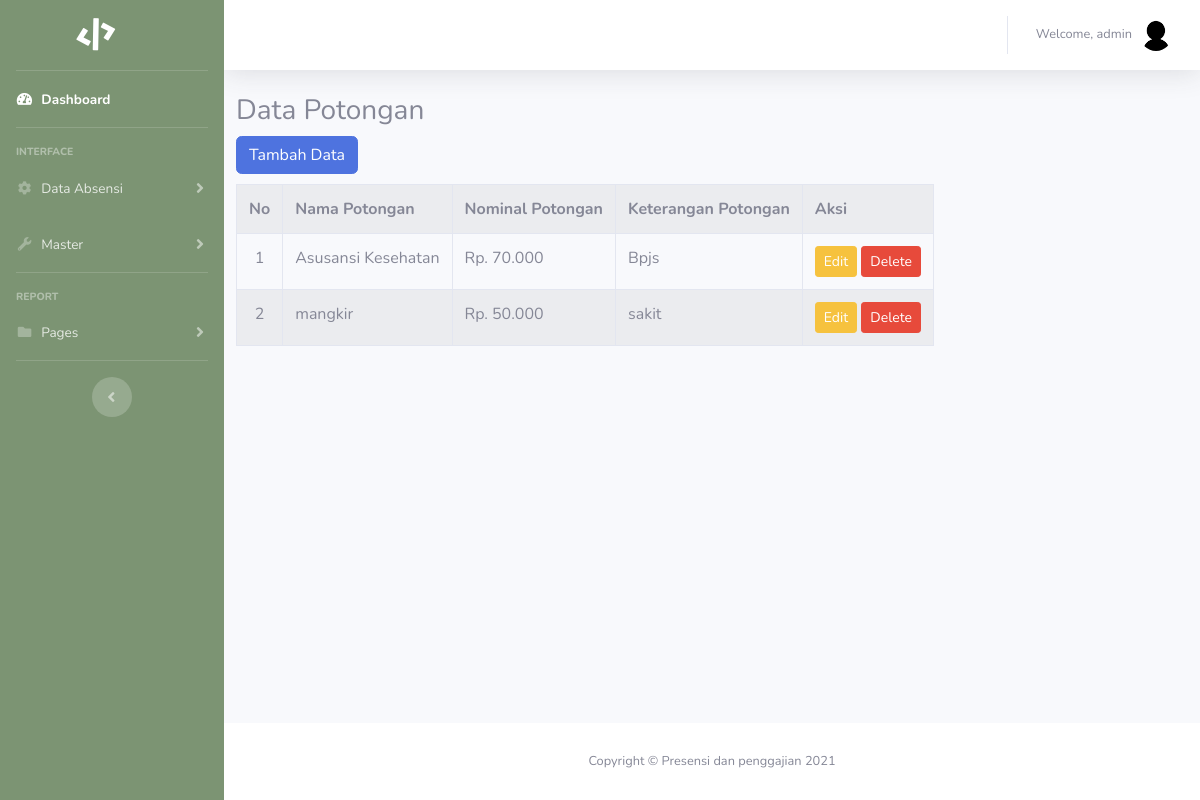
Screenshot of /data_potongan.php (signed in) with the database file from the repository.
### tables this page shows
CREATE TABLE `potongan` (
  `id_potongan` int(3) NOT NULL AUTO_INCREMENT,
  `nama_potongan` varchar(20) NOT NULL,
  `keterangan_potongan` varchar(50) NOT NULL,
  `nominal_potongan` int(20) NOT NULL,
  PRIMARY KEY (`id_potongan`)
);

### fungsi.php (called while the page is built, shortened)
<?php
function buatRp($angka){
	$rupiah = "Rp. " . number_format($angka,0,',','.');
	return $rupiah;
}
?>

### data_potongan.php (the view, shortened to what this page needs)
<?php include "header.php"; ?>
<?php include "sidebar.php"; ?>
<?php include "topbar.php"; ?>
<?php include "fungsi.php"; ?>
<div class="container">
<?php
$view = isset($_GET['view']) ? $_GET['view'] : null;
switch($view){
	default:
	?>
		<div class="row">
			<div class="panel panel-primary">
				<div class="panel-heading">
					<h3 class="panel-title">
						Data Potongan
					</h3>
				</div>
				<div class="panel-body">
					<a href="data_potongan.php?view=tambah" style="margin-bottom:10px" class="btn btn-primary">Tambah Data</a>
					<table class="table table-bordered table-striped">
					 	<tr>
					 		<th>No</th>
					 		<th>Nama Potongan</th>
					 		<th>Nominal Potongan</th>
					 		<th>Keterangan Potongan</th>
					 		<th>Aksi</th>
						</tr>
						<?php
						$sql = mysqli_query($konek, "SELECT * FROM potongan ORDER BY nama_potongan ASC");
						$no=1;
						while($d=mysqli_fetch_array($sql)){
							echo "<tr>
								<td width='40px' align='center'>$no</td>
								<td>$d[nama_potongan]</td>
								<td>".buatRp($d['nominal_potongan'])."</td>
								<td>$d[keterangan_potongan]</td><td>
			<a class='btn btn-warning btn-sm' href='data_potongan.php?view=edit&id=$d[id_potongan]'>Edit</a>
			<a class='btn btn-danger btn-sm' href='aksi_potongan.php?act=del&id=$d[id_potongan]'>Delete</a>
			</td>
			</tr>";
			$no++;
		  	}
			?>
			</table>
		</div>
	</div>
</div>
<?php
	break;
	?>
	<?php
}
?>
</div>
</div>
<?php include "footer.php"; ?>

### rows the page displays
potongan: nama_potongan "Asusansi Kesehatan", nominal_potongan "Rp. 70.000", keterangan_potongan "Bpjs"
potongan: nama_potongan "mangkir", nominal_potongan "Rp. 50.000", keterangan_potongan "sakit"

### other values shown
$_SESSION['username'] "admin"
